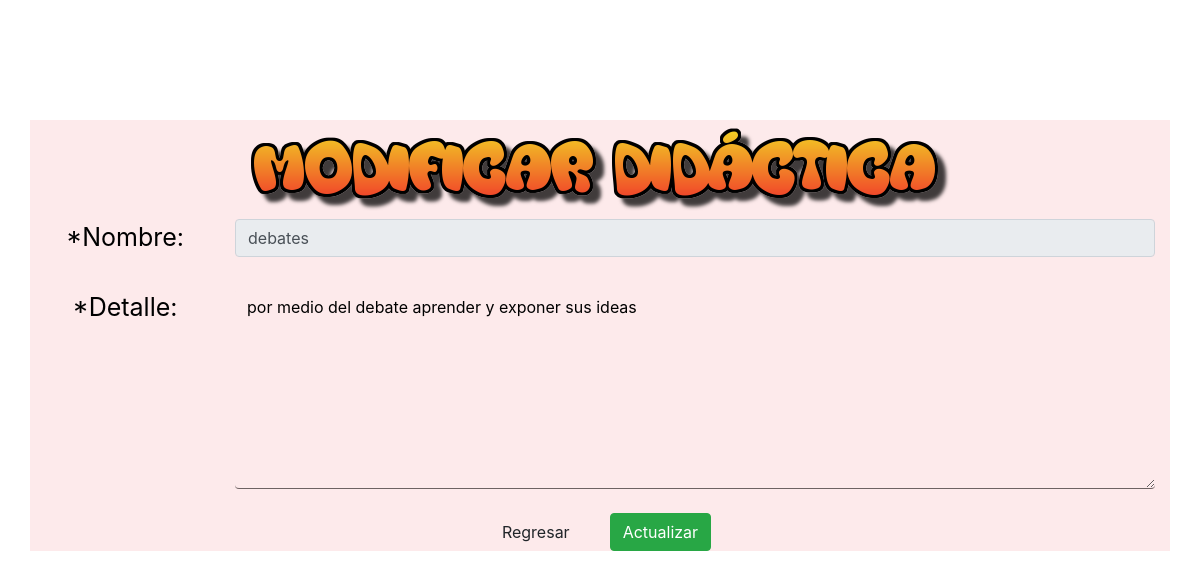
The app's page /estrategiasDidacticas/modificarEstrategiasDidacticas.php?descripcion=debates with its own data.
### tables this page shows
CREATE TABLE `res_didactica` (
  `descripcion` varchar(200) NOT NULL,
  `detalle` varchar(4055) NOT NULL
);

### estrategiasDidacticas/modificarEstrategiasDidacticas.php (the view, shortened to what this page needs)
<?php
    require '../environmentConexion.php';
	$descripcion = $_GET['descripcion'];
	$sql = "SELECT * FROM res_didactica WHERE descripcion = '$descripcion'";
	$resultado = $mysqli->query($sql);
	$row = $resultado->fetch_array(MYSQLI_ASSOC);
?>
<html lang="es">
<head>
    <link rel="stylesheet" href="./css/styleModificarEstrategiasDidacticas.css">
    <link rel="stylesheet" href="https://cdn.jsdelivr.net/npm/bootstrap@4.5.3/dist/css/bootstrap.min.css"
>
</head>
<body>
    <div class="container">
        <img src="../images/modificarDidactica.png" class="img-fluid" alt="Ingresar didáctica">
        <form class="form-floating" method="POST" action="./updateEstrategiasDidacticas.php" autocomplete="off">
            <div class="row">
                <div class="col-sm-2">
                    <label for="descripcion" class="labels">*Nombre:</label>
                </div>
                <div class="col-sm-10">
                    <input type="text" class="form-control" id="descripcion" name="descripcion" readonly
                        placeholder="Ingresa el nombre de la didactica" value="<?php echo $row['descripcion']; ?>"
                        required>
                </div>
            </div>
            <br>
            <div class="row">
                <div class="col-sm-2">
                    <label for="detalle" class="labels">*Detalle:</label>
                </div>
                <div class="col-sm-10">
                    <textarea class="form-control" id="detalle" name="detalle"
                        placeholder="Ingresa el nombre de la didactica"
                        required><?php echo $row['detalle']; ?></textarea>
                </div>
            </div>
            <br>
            <div class="form-group">
                <a href="./estrategiasDidacticas.php" class="btn btn-default">Regresar</a>
                <button type="submit" class="btn btn-success">Actualizar</button>
            </div>
        </form>
    </div>
</body>
</html>

### estrategiasDidacticas/css/styleModificarEstrategiasDidacticas.css (style rules this page uses)
.container { text-align: center; margin: 0%; padding: 0%; background-color: #fdeaeb; position: relative; top: 15%; }
.img-fluid { text-align: center; }
.labels { font-size: 25px; color: black; text-align: justify; }
#detalle { height: 200px; color: black; background-color: #fdeaeb; border: none; border-bottom: 0.5px solid rgba(101, 90, 90, 0.944); }

### records on screen
res_didactica: descripcion "debates", detalle "por medio del debate aprender y exponer sus ideas"
